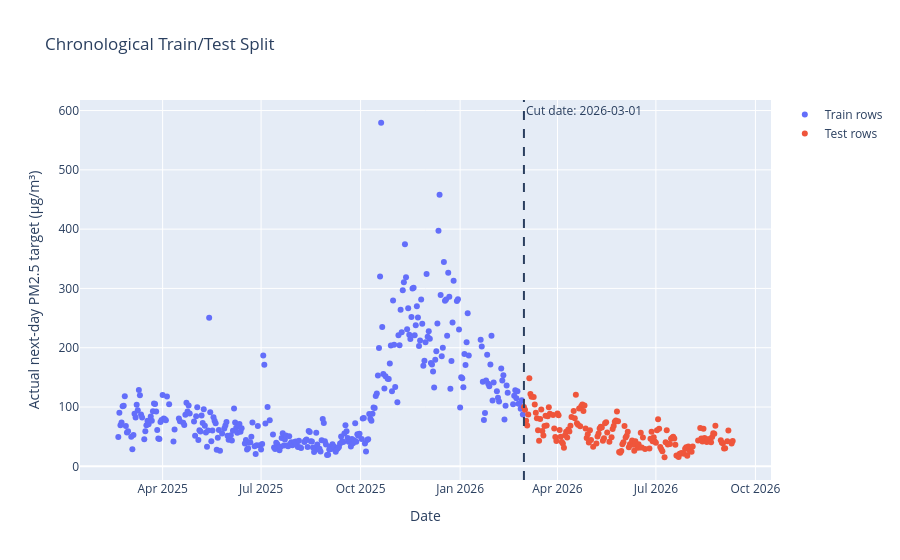

This figure's notebook cell:
### Markdown cell above
## 4. Choose one chronological train/test cut

We now choose the split using the calendar evidence, before calculating any
baseline score. The rule is simple: older dates become training history, and
newer dates become the final test period.

### The cut we choose

We will use **2026-03-01** as the cut date:

- training: every usable row before 2026-03-01
- test: every usable row from 2026-03-01 onwards

This keeps the October 2025–February 2026 winter inside the training history,
so the future test period is not accidentally made entirely of summer days.
The test period also contains 17 actual Poor-or-worse days from March and
April 2026, so Poor-day recall has a real denominator.

We must not shuffle these rows. In a real forecast, Asha predicts a future day
using information available in the past. A random split could put a later day
in training and an earlier day in test, allowing the experiment to learn from
the future.

The code will print the size, date range, and Poor-day count on each side, then
show the split on a timeline. The test must begin after the training period
ends, and both sets must remain separate.

### Code cell
cut_date = pd.Timestamp("2026-03-01", tz=daily_scoring.index.tz)

daily_scoring["poor_or_worse"] = daily_scoring["target"] >= poor_threshold
train = daily_scoring[daily_scoring.index < cut_date].copy()
test = daily_scoring[daily_scoring.index >= cut_date].copy()

print("Chosen cut date:", cut_date)
print("\nTrain rows:", len(train))
print("Train date range:", train.index.min(), "to", train.index.max())
print("Train Poor-or-worse days:", train["poor_or_worse"].sum())
print("\nTest rows:", len(test))
print("Test date range:", test.index.min(), "to", test.index.max())
print("Test Poor-or-worse days:", test["poor_or_worse"].sum())

assert len(train) > 0 and len(test) > 0, "Train or test set is empty"
assert train.index.max() < test.index.min(), "Train and test dates overlap"
assert test["poor_or_worse"].sum() > 0, "Test has no Poor-or-worse days"

split_figure = go.Figure()
split_figure.add_trace(go.Scatter(
    x=train.index,
    y=train["target"],
    mode="markers",
    name="Train rows",
    customdata=train[["poor_or_worse"]],
    hovertemplate=(
        "Date: %{x|%Y-%m-%d}<br>"
        "Target: %{y:.2f} µg/m³<br>"
        "Poor-or-worse: %{customdata[0]}<extra></extra>"
    ),
))
split_figure.add_trace(go.Scatter(
    x=test.index,
    y=test["target"],
    mode="markers",
    name="Test rows",
    customdata=test[["poor_or_worse"]],
    hovertemplate=(
        "Date: %{x|%Y-%m-%d}<br>"
        "Target: %{y:.2f} µg/m³<br>"
        "Poor-or-worse: %{customdata[0]}<extra></extra>"
    ),
))
split_figure.add_vline(
    x=cut_date,
    line_dash="dash",
    annotation_text="Cut date: 2026-03-01",
)
split_figure.update_layout(
    title="Chronological Train/Test Split",
    xaxis_title="Date",
    yaxis_title="Actual next-day PM2.5 target (µg/m³)",
    hovermode="closest",
)
split_figure.show()

### Figure 1 — Plotly figure (JSON) as saved in the notebook; plotly's stock layout.template omitted (floating-point values rounded to 4 significant figures; data arrays with more than 128 entries replaced by an {"elided": "..."} marker saying what was removed)
{"data": [{"customdata": {"elided": "323x1 bool values"}, "hovertemplate": "Date: %{x|%Y-%m-%d}<br>Target: %{y:.2f} µg/m³<br>Poor-or-worse: %{customdata[0]}<extra></extra>", "mode": "markers", "name": "Train rows", "type": "scatter", "x": {"elided": "323 str values"}, "y": {"elided": "323 float values"}}, {"customdata": {"elided": "164x1 bool values"}, "hovertemplate": "Date: %{x|%Y-%m-%d}<br>Target: %{y:.2f} µg/m³<br>Poor-or-worse: %{customdata[0]}<extra></extra>", "mode": "markers", "name": "Test rows", "type": "scatter", "x": {"elided": "164 str values"}, "y": {"elided": "164 float values"}}], "layout": {"annotations": [{"showarrow": false, "text": "Cut date: 2026-03-01", "x": "2026-03-01T00:00:00+05:30", "xanchor": "left", "xref": "x", "y": 1, "yanchor": "top", "yref": "y domain"}], "hovermode": "closest", "shapes": [{"line": {"dash": "dash"}, "type": "line", "x0": "2026-03-01T00:00:00+05:30", "x1": "2026-03-01T00:00:00+05:30", "xref": "x", "y0": 0, "y1": 1, "yref": "y domain"}], "title": {"text": "Chronological Train/Test Split"}, "xaxis": {"title": {"text": "Date"}}, "yaxis": {"title": {"text": "Actual next-day PM2.5 target (µg/m³)"}}}}
